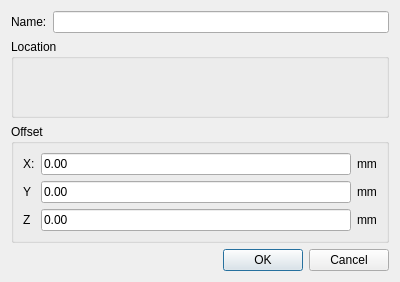
<?xml version="1.0" encoding="UTF-8"?>
<ui version="4.0">
 <class>CreatePoint</class>
 <widget class="QDialog" name="CreatePoint">
  <property name="geometry">
   <rect>
    <x>0</x>
    <y>0</y>
    <width>400</width>
    <height>282</height>
   </rect>
  </property>
  <property name="windowTitle">
   <string>Create Point</string>
  </property>
  <layout class="QGridLayout" name="gridLayout">
   <item row="0" column="0">
    <layout class="QHBoxLayout" name="horizontalLayout">
     <item>
      <widget class="QLabel" name="label">
       <property name="text">
        <string>Name:</string>
       </property>
      </widget>
     </item>
     <item>
      <widget class="QLineEdit" name="namelineEdit"/>
     </item>
    </layout>
   </item>
   <item row="1" column="0">
    <widget class="QGroupBox" name="CornergroupBox">
     <property name="title">
      <string>Location</string>
     </property>
     <layout class="QGridLayout" name="gridLayout_2">
      <property name="leftMargin">
       <number>0</number>
      </property>
      <property name="topMargin">
       <number>0</number>
      </property>
      <property name="rightMargin">
       <number>0</number>
      </property>
      <property name="bottomMargin">
       <number>0</number>
      </property>
      <item row="0" column="0">
       <layout class="QVBoxLayout" name="verticalLayout"/>
      </item>
     </layout>
    </widget>
   </item>
   <item row="2" column="0">
    <widget class="QGroupBox" name="groupBox_2">
     <property name="title">
      <string>Offset</string>
     </property>
     <layout class="QFormLayout" name="formLayout">
      <item row="0" column="0">
       <widget class="QLabel" name="label_2">
        <property name="text">
         <string>X:</string>
        </property>
       </widget>
      </item>
      <item row="2" column="0">
       <widget class="QLabel" name="label_3">
        <property name="text">
         <string>Y</string>
        </property>
       </widget>
      </item>
      <item row="2" column="1">
       <layout class="QHBoxLayout" name="horizontalLayout_3">
        <item>
         <widget class="QLineEdit" name="lineEditY">
          <property name="text">
           <string>0.00</string>
          </property>
         </widget>
        </item>
        <item>
         <widget class="QLabel" name="label_7">
          <property name="text">
           <string>mm</string>
          </property>
         </widget>
        </item>
       </layout>
      </item>
      <item row="0" column="1">
       <layout class="QHBoxLayout" name="horizontalLayout_2">
        <item>
         <widget class="QLineEdit" name="lineEditX">
          <property name="text">
           <string>0.00</string>
          </property>
         </widget>
        </item>
        <item>
         <widget class="QLabel" name="label_5">
          <property name="text">
           <string>mm</string>
          </property>
         </widget>
        </item>
       </layout>
      </item>
      <item row="3" column="1">
       <layout class="QHBoxLayout" name="horizontalLayout_4">
        <item>
         <widget class="QLineEdit" name="lineEditZ">
          <property name="text">
           <string>0.00</string>
          </property>
         </widget>
        </item>
        <item>
         <widget class="QLabel" name="label_6">
          <property name="text">
           <string>mm</string>
          </property>
         </widget>
        </item>
       </layout>
      </item>
      <item row="3" column="0">
       <widget class="QLabel" name="label_4">
        <property name="text">
         <string>Z</string>
        </property>
       </widget>
      </item>
     </layout>
    </widget>
   </item>
   <item row="3" column="0">
    <widget class="QDialogButtonBox" name="buttonBox">
     <property name="orientation">
      <enum>Qt::Horizontal</enum>
     </property>
     <property name="standardButtons">
      <set>QDialogButtonBox::Cancel|QDialogButtonBox::Ok</set>
     </property>
    </widget>
   </item>
  </layout>
 </widget>
 <resources/>
 <connections>
  <connection>
   <sender>buttonBox</sender>
   <signal>accepted()</signal>
   <receiver>CreatePoint</receiver>
   <slot>accept()</slot>
   <hints>
    <hint type="sourcelabel">
     <x>248</x>
     <y>254</y>
    </hint>
    <hint type="destinationlabel">
     <x>157</x>
     <y>274</y>
    </hint>
   </hints>
  </connection>
  <connection>
   <sender>buttonBox</sender>
   <signal>rejected()</signal>
   <receiver>CreatePoint</receiver>
   <slot>reject()</slot>
   <hints>
    <hint type="sourcelabel">
     <x>316</x>
     <y>260</y>
    </hint>
    <hint type="destinationlabel">
     <x>286</x>
     <y>274</y>
    </hint>
   </hints>
  </connection>
 </connections>
</ui>
